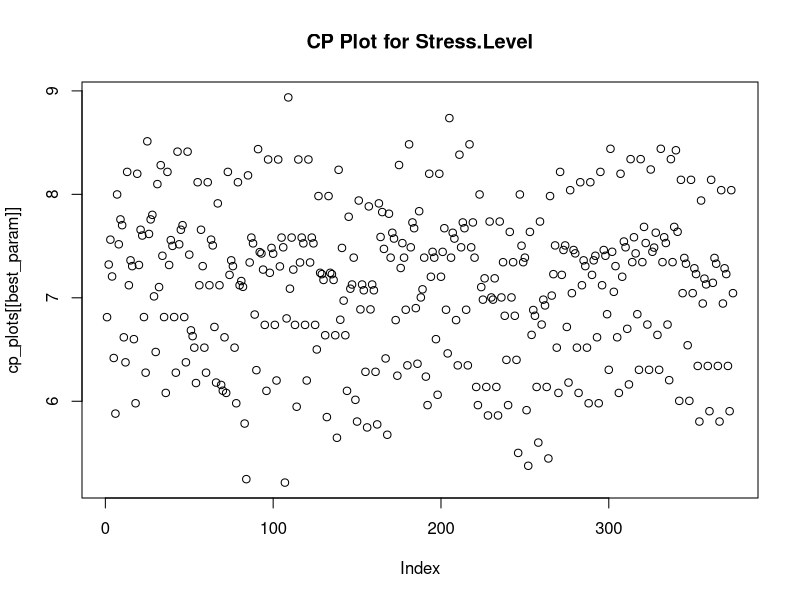

R code for this plot:
# Carica il pacchetto splines
library(splines)

# Lettura dei dati da un file CSV
df <- read.csv("Sleep_health_and_lifestyle_dataset_adjusted.csv")

# Lista per memorizzare i modelli per ciascun parametro testato
models <- list()

# Lista per memorizzare le devianze per ciascun parametro testato
deviances <- numeric()

# Lista per memorizzare i grafici CP per ciascun parametro testato
cp_plots <- list()

# Lista dei parametri da testare
parameters <- c("Age", "Physical.Activity.Level", "Stress.Level", "Heart.Rate", "Daily.Steps")

# Numero di gradi di libertà desiderato per il termine di smoothing
df_value <- 5

# Iterazione sui parametri
for (param in parameters) {
  # Creazione del termine di smoothing per il parametro corrente utilizzando smooth.spline()
  spline_fit <- with(df, smooth.spline(df[[param]], Sleep.Duration, df = df_value))
  
  # Definizione del modello lineare utilizzando il termine di smoothing
  model_formula <- as.formula(paste("Sleep.Duration ~ bs(", param, ", df=", df_value, ")", sep = ""))
  current_model <- lm(model_formula, data = df)
  
  # Salvataggio del modello
  models[[param]] <- current_model
  
  # Calcolo della devianza
  deviances <- c(deviances, deviance(current_model))
  
  # Calcolo del grafico CP
  cp_plots[[param]] <- residuals(current_model) + spline_fit$y
}

# Trovare il parametro con la devianza minima
best_param <- parameters[which.min(deviances)]

# Stampare il modello migliore
print(models[[best_param]])

# Stampare il grafico CP del modello migliore
plot(cp_plots[[best_param]], main = paste("CP Plot for", best_param))

# Calcolo del R² per il modello migliore
best_model <- models[[best_param]]
r_squared <- summary(best_model)$r.squared
print(paste("R-squared for the best model:", r_squared))
